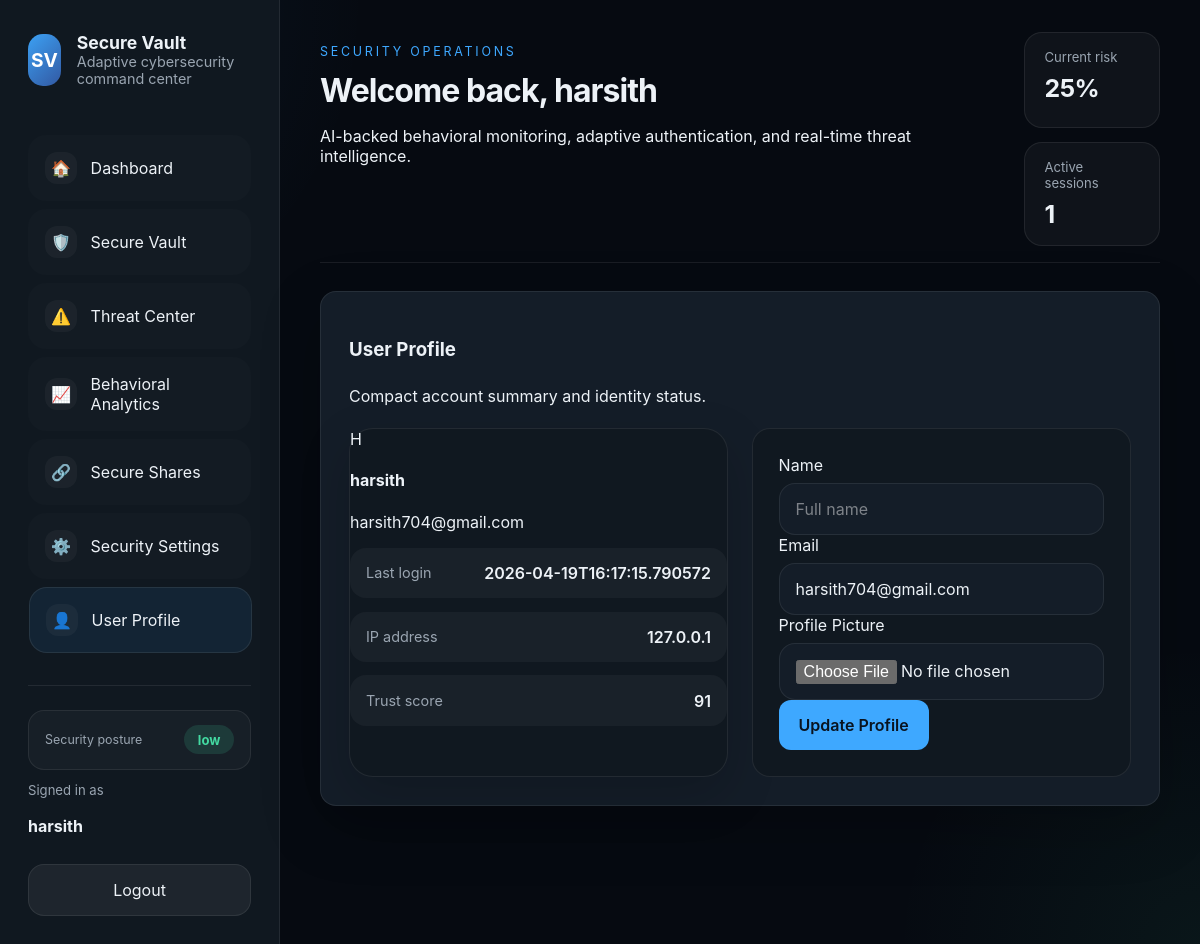
The app's page /profile (signed in), older data.
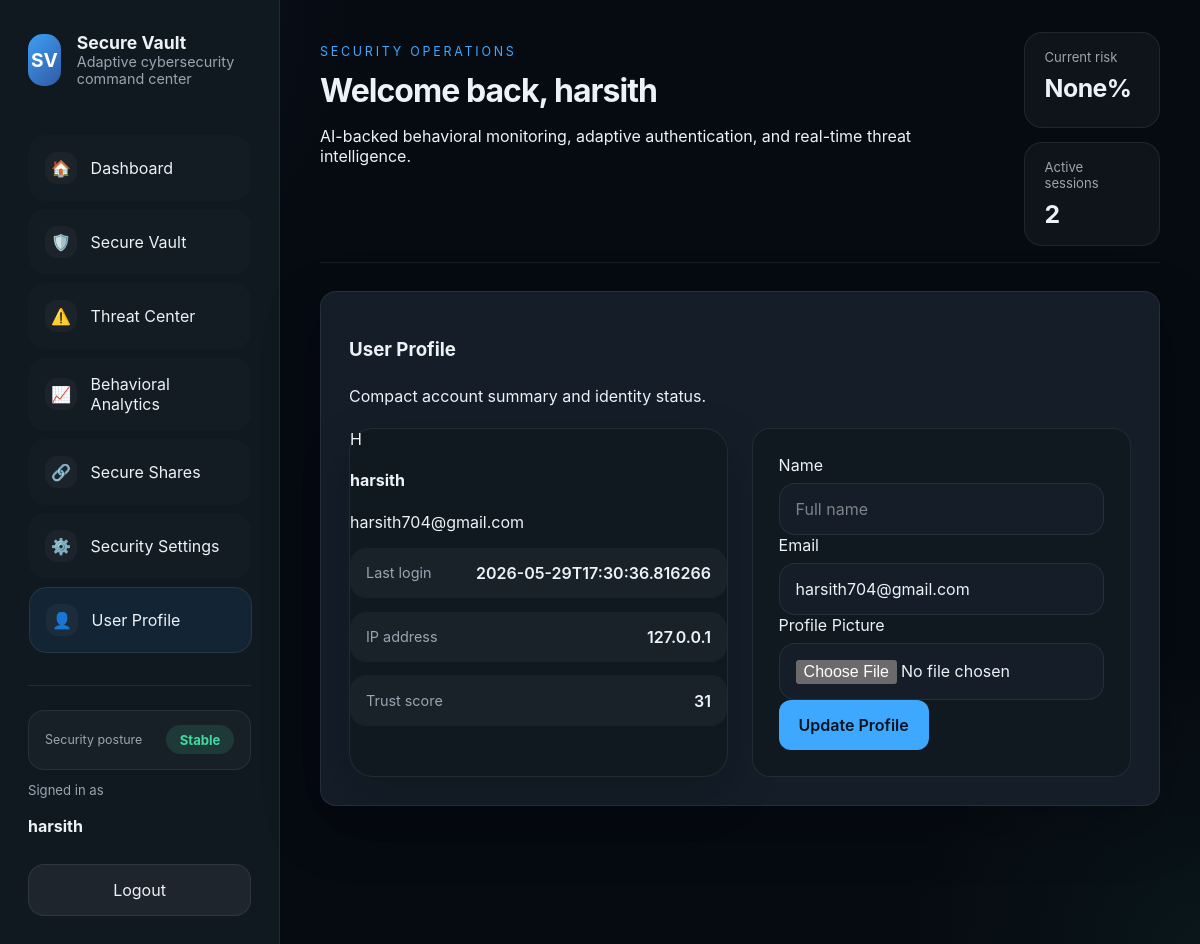
The same page, newer data.
### tables this page shows
CREATE TABLE login_attempts (
            id INTEGER PRIMARY KEY AUTOINCREMENT,
            user_id INTEGER NOT NULL,
            username TEXT NOT NULL,
            ip_address TEXT,
            device_fingerprint TEXT,
            risk_score INTEGER,
            risk_level TEXT,
            factors TEXT,
            success INTEGER DEFAULT 0,
            otp_verified INTEGER DEFAULT 0,
            timestamp TEXT DEFAULT CURRENT_TIMESTAMP,
            FOREIGN KEY(user_id) REFERENCES users(id)
        );

CREATE TABLE users (
            id INTEGER PRIMARY KEY AUTOINCREMENT,
            username TEXT UNIQUE NOT NULL,
            email TEXT UNIQUE NOT NULL,
            password TEXT NOT NULL,
            name TEXT DEFAULT '',
            profile_picture TEXT DEFAULT '',
            created_at TEXT DEFAULT CURRENT_TIMESTAMP
        , last_login_ip TEXT, trusted_devices TEXT, last_successful_login TEXT, twofa_secret TEXT);

### app.py (the view, shortened to what this page needs)
@app.route('/profile', methods=['GET', 'POST'])
@login_required
def profile():
    user = get_current_user()
    total_files_row = query_db('SELECT COUNT(*) AS count FROM files WHERE user_id = ?', [user['id']], one=True)
    total_files = dict(total_files_row)['count'] if total_files_row else 0
    total_notes_row = query_db('SELECT COUNT(*) AS count FROM notes WHERE user_id = ?', [user['id']], one=True)
    total_notes = dict(total_notes_row)['count'] if total_notes_row else 0
    recent_logs_rows = query_db('SELECT * FROM behavior_logs WHERE user_id = ? ORDER BY timestamp DESC LIMIT 5', [user['id']])
    recent_logs = [dict(row) for row in recent_logs_rows] if recent_logs_rows else []
    return render_template('dashboard.html', user=user, profile_active=True, total_files=total_files, total_notes=total_notes, recent_logs=recent_logs)

### app.py (called while the page is built)
def get_db():
    db = getattr(g, '_database', None)
    if db is None:
        db = g._database = sqlite3.connect(DATABASE_PATH, timeout=30.0)
        db.row_factory = sqlite3.Row
        db.execute('PRAGMA journal_mode=WAL')
        db.execute('PRAGMA busy_timeout=30000')
    return db

def query_db(query, args=(), one=False):
    cur = get_db().execute(query, args)
    rv = cur.fetchall()
    cur.close()
    return (rv[0] if rv else None) if one else rv

@app.teardown_appcontext
def close_connection(exception):
    db = getattr(g, '_database', None)
    if db is not None:
        db.close()

def get_current_user():
    if 'user_id' not in session:
        return None
    user_row = query_db('SELECT * FROM users WHERE id = ?', [session['user_id']], one=True)
    return dict(user_row) if user_row else None

@app.context_processor
def inject_security_overview():
    user = get_current_user()
    return {'security_overview': get_dashboard_overview(user)} if user else {}

def login_required(f):
    @wraps(f)
    def decorated_function(*args, **kwargs):
        if 'user_id' not in session:
            return redirect(url_for('login'))
        return f(*args, **kwargs)
    return decorated_function

### templates/dashboard.html (shortened to what this page needs)
<!DOCTYPE html>
<html lang="en">
<head>
    <link rel="stylesheet" href="{{ url_for('static', filename='css/style.css') }}" />
</head>
<body class="dashboard-page">
    <div class="app-shell">
        <aside class="sidebar">
            <div class="brand">
                <div class="logo">SV</div>
                <div>
                    <h1>Secure Vault</h1>
                    <p>Adaptive cybersecurity command center</p>
                </div>
            </div>
            <nav class="nav-menu">
                <a href="{{ url_for('dashboard') }}" class="nav-link ">
                    <span class="nav-icon">🏠</span>
                    Dashboard
                </a>
                <a href="{{ url_for('documents') }}" class="nav-link {% if documents_active %}active{% endif %}">
                    <span class="nav-icon">🛡️</span>
                    Secure Vault
                </a>
                <a href="{{ url_for('activity_logs') }}" class="nav-link {% if activity_active %}active{% endif %}">
                    <span class="nav-icon">⚠️</span>
                    Threat Center
                </a>
                <a href="{{ url_for('trust_dashboard') }}" class="nav-link {% if trust_dashboard_active %}active{% endif %}">
                    <span class="nav-icon">📈</span>
                    Behavioral Analytics
                </a>
                <a href="{{ url_for('secure_shares') }}" class="nav-link {% if secure_shares_active %}active{% endif %}">
                    <span class="nav-icon">🔗</span>
                    Secure Shares
                </a>
                <a href="{{ url_for('vault_settings') }}" class="nav-link {% if vault_settings_active %}active{% endif %}">
                    <span class="nav-icon">⚙️</span>
                    Security Settings
                </a>
                <a href="{{ url_for('profile') }}" class="nav-link {% if profile_active %}active{% endif %}">
                    <span class="nav-icon">👤</span>
                    User Profile
                </a>
            </nav>
            <div class="sidebar-footer">
                <div class="status-block">
                    <small>Security posture</small>
                    <span class="security-pill {% if security_overview.risk_level == 'High' or security_overview.risk_level == 'Critical' %}high{% elif security_overview.risk_level == 'Medium' %}medium{% else %}low{% endif %}">
                        {{ security_overview.risk_level | default('Stable') }}
                    </span>
                </div>
                <span>Signed in as</span>
                <strong>{{ user.username }}</strong>
                <a href="{{ url_for('logout') }}" class="btn-utility">Logout</a>
            </div>
        </aside>
        <main class="content-area">
            <header class="topbar">
                <div>
                    <p class="eyebrow">Security Operations</p>
                    <h2>Welcome back, {{ user.name or user.username }}</h2>
                    <p class="subtitle">AI-backed behavioral monitoring, adaptive authentication, and real-time threat intelligence.</p>
                </div>
                <div class="topbar-actions">
                    <div class="mini-card">
                        <span>Current risk</span>
                        <strong>{{ security_overview.current_risk_score | default('--') }}%</strong>
                    </div>
                    <div class="mini-card">
                        <span>Active sessions</span>
                        <strong>{{ security_overview.active_sessions | default(1) }}</strong>
                    </div>
                </div>
            </header>
            <section class="page-content">
                {% if profile_active %}
                <div class="panel">
                    <div class="section-header">
                        <h3>User Profile</h3>
                        <span>Compact account summary and identity status.</span>
                    </div>
                    <div class="grid-two">
                        <div class="summary-card">
                            <div class="profile-meta">
                                <div class="avatar">{{ user.username[0]|upper }}</div>
                                <div>
                                    <h4>{{ user.name or user.username }}</h4>
                                    <p>{{ user.email }}</p>
                                </div>
                            </div>
                            <div class="status-list">
                                <div class="status-line"><span class="label">Last login</span><span class="value">{{ security_overview.last_login | default('Unknown') }}</span></div>
                                <div class="status-line"><span class="label">IP address</span><span class="value">{{ security_overview.last_login_ip | default('Unknown') }}</span></div>
                                <div class="status-line"><span class="label">Trust score</span><span class="value">{{ security_overview.trust_score | default('--') }}</span></div>
                            </div>
                        </div>
                        <div class="card form-card">
                            <form action="{{ url_for('profile') }}" method="post" enctype="multipart/form-data">
                                <div class="input-group">
                                    <label>Name</label>
                                    <input type="text" name="name" value="{{ user.name }}" placeholder="Full name" />
                                </div>
                                <div class="input-group">
                                    <label>Email</label>
                                    <input type="email" name="email" value="{{ user.email }}" placeholder="Email address" />
                                </div>
                                <div class="input-group">
                                    <label>Profile Picture</label>
                                    <input type="file" name="profile_picture" accept="image/*" />
                                </div>
                                <button type="submit" class="btn-primary">Update Profile</button>
                            </form>
                        </div>
                    </div>
                </div>
                {% endif %}
            </section>
        </main>
    </div>
</body>
</html>

Row changes from the older to the newer data that the page shows:
no longer on this page (row unchanged): login_attempts: risk_level "low"
changed users "harsith": last_login "2026-04-19T16:17:15.790572" → "2026-05-29T17:30:36.816266"
Text that changed along with them:
{{ security_overview.risk_level | default('Stable') }}: (not shown) → "Stable"
{{ security_overview.current_risk_score | default('--') }}: "25" → "None"
{{ security_overview.active_sessions | default(1) }}: "1" → "2"
{{ security_overview.trust_score | default('--') }}: "91" → "31"
